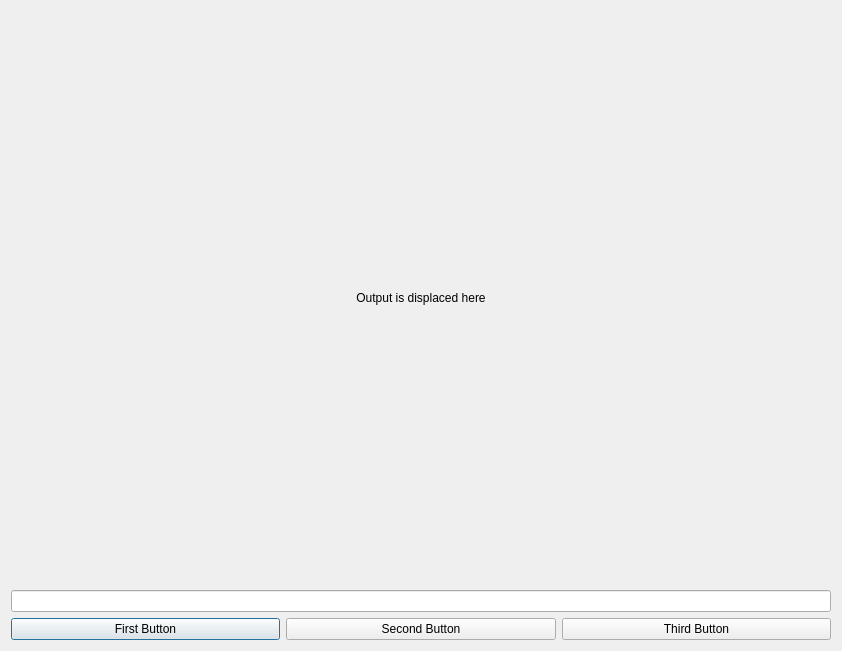
<?xml version="1.0" encoding="UTF-8"?>
<ui version="4.0">
 <class>Dialog</class>
 <widget class="QDialog" name="Dialog">
  <property name="geometry">
   <rect>
    <x>0</x>
    <y>0</y>
    <width>842</width>
    <height>651</height>
   </rect>
  </property>
  <property name="windowTitle">
   <string>Dialog</string>
  </property>
  <layout class="QVBoxLayout" name="verticalLayout">
   <item>
    <widget class="QLabel" name="label">
     <property name="minimumSize">
      <size>
       <width>0</width>
       <height>200</height>
      </size>
     </property>
     <property name="text">
      <string>Output is displaced here</string>
     </property>
     <property name="alignment">
      <set>Qt::AlignCenter</set>
     </property>
    </widget>
   </item>
   <item>
    <widget class="QLineEdit" name="lineEdit"/>
   </item>
   <item>
    <layout class="QHBoxLayout" name="horizontalLayout">
     <item>
      <widget class="QPushButton" name="pushButton">
       <property name="text">
        <string>First Button</string>
       </property>
      </widget>
     </item>
     <item>
      <widget class="QPushButton" name="pushButton_2">
       <property name="text">
        <string>Second Button</string>
       </property>
      </widget>
     </item>
     <item>
      <widget class="QPushButton" name="pushButton_3">
       <property name="text">
        <string>Third Button</string>
       </property>
      </widget>
     </item>
    </layout>
   </item>
  </layout>
 </widget>
 <resources/>
 <connections>
  <connection>
   <sender>lineEdit</sender>
   <signal>textChanged(QString)</signal>
   <receiver>label</receiver>
   <slot>setText(QString)</slot>
   <hints>
    <hint type="sourcelabel">
     <x>377</x>
     <y>315</y>
    </hint>
    <hint type="destinationlabel">
     <x>376</x>
     <y>158</y>
    </hint>
   </hints>
  </connection>
  <connection>
   <sender>pushButton</sender>
   <signal>clicked()</signal>
   <receiver>Dialog</receiver>
   <slot>slot_1st()</slot>
   <hints>
    <hint type="sourcelabel">
     <x>204</x>
     <y>488</y>
    </hint>
    <hint type="destinationlabel">
     <x>203</x>
     <y>537</y>
    </hint>
   </hints>
  </connection>
  <connection>
   <sender>pushButton_2</sender>
   <signal>clicked()</signal>
   <receiver>Dialog</receiver>
   <slot>slot_2nd()</slot>
   <hints>
    <hint type="sourcelabel">
     <x>419</x>
     <y>486</y>
    </hint>
    <hint type="destinationlabel">
     <x>421</x>
     <y>538</y>
    </hint>
   </hints>
  </connection>
  <connection>
   <sender>pushButton_3</sender>
   <signal>clicked()</signal>
   <receiver>Dialog</receiver>
   <slot>slot_3rd()</slot>
   <hints>
    <hint type="sourcelabel">
     <x>718</x>
     <y>495</y>
    </hint>
    <hint type="destinationlabel">
     <x>720</x>
     <y>530</y>
    </hint>
   </hints>
  </connection>
 </connections>
 <slots>
  <slot>slot_1st()</slot>
  <slot>slot_2nd()</slot>
  <slot>slot_3rd()</slot>
 </slots>
</ui>
